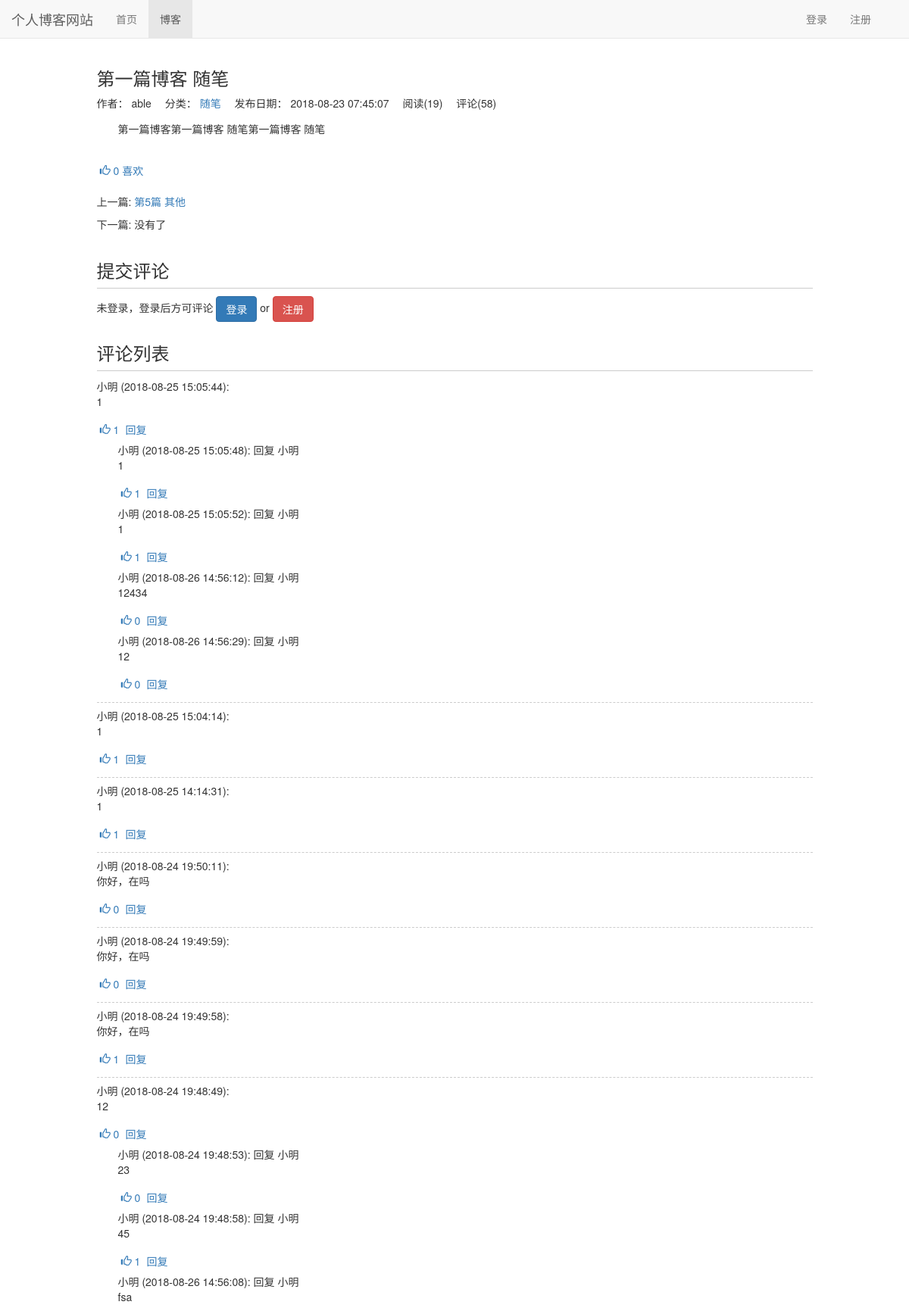
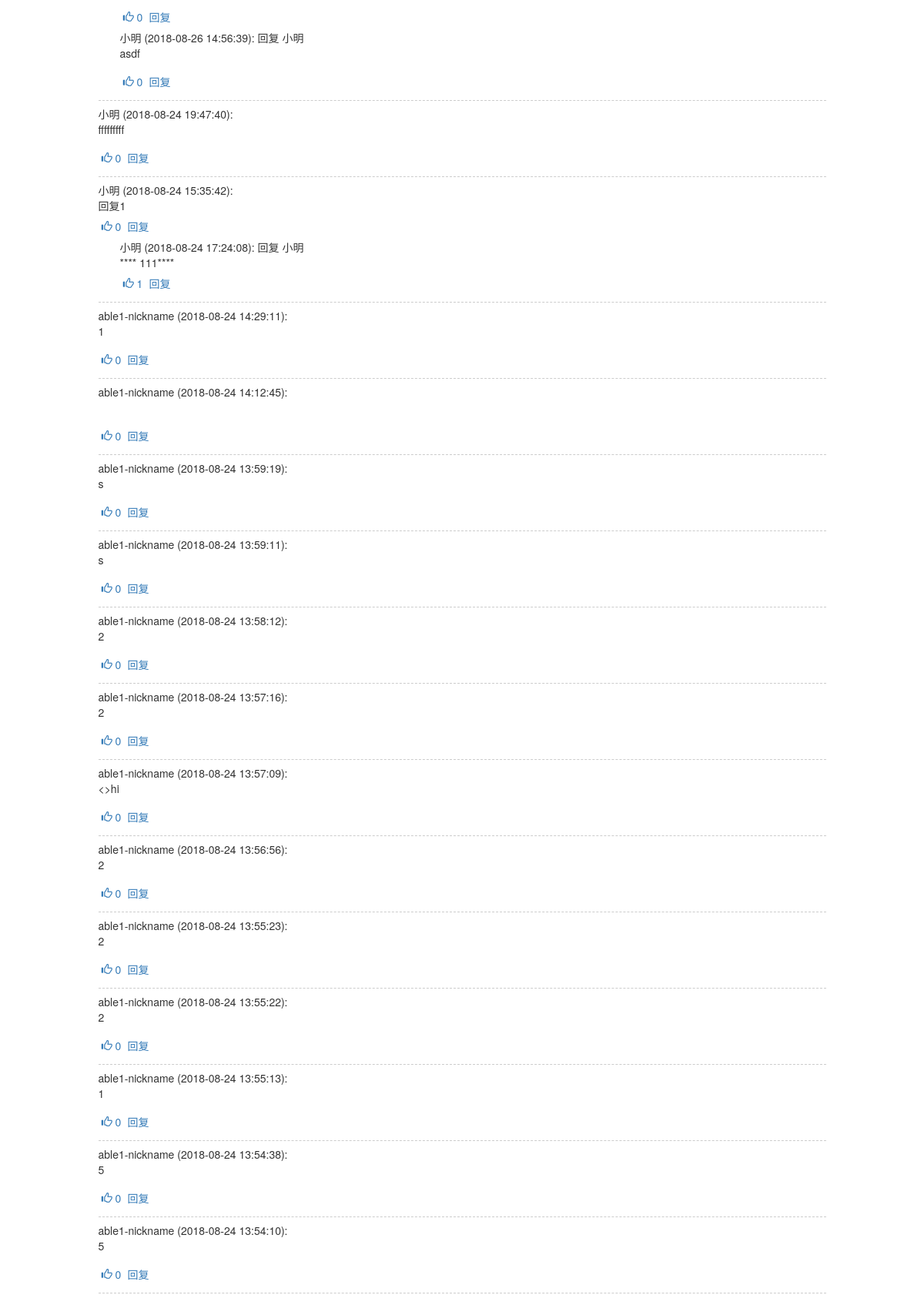
The page /blog/1 (upper part) on the database its author committed (2 pictures, top to bottom).
### blog/models.py (models this page shows, shortened)
class Blog(models.Model, ReadNumExpandMethod):  # 继承 方法
    title = models.CharField(max_length=50)
    blog_type = models.ForeignKey(BlogType, on_delete=models.CASCADE)
    content = RichTextUploadingField()
    author = models.ForeignKey(User, on_delete=models.CASCADE)
    read_details = GenericRelation(ReadDetail)
    created_time = models.DateTimeField(auto_now_add=True)
    last_updated_time = models.DateTimeField(auto_now=True)
    class Meta:
        ordering = ['created_time']

class BlogType(models.Model):
    type_name = models.CharField(max_length=15)
    def __str__(self):
        return self.type_name

### read_statistics/models.py (models this page shows)
class ReadNum(models.Model):
    read_num = models.IntegerField(default=0)
    content_type = models.ForeignKey(ContentType, on_delete=models.CASCADE)
    object_id = models.PositiveIntegerField()
    content_object = GenericForeignKey('content_type', 'object_id')

### likes/models.py (models this page shows)
class LikeCount(models.Model):
    content_type = models.ForeignKey(ContentType, on_delete=models.CASCADE)
    object_id = models.PositiveIntegerField()
    content_object = GenericForeignKey('content_type', 'object_id')
    liked_num = models.IntegerField(default=0)

### comment/models.py (models this page shows, shortened)
class Comment(models.Model):
    content_type = models.ForeignKey(ContentType, on_delete=models.CASCADE)
    object_id = models.PositiveIntegerField()
    content_object = GenericForeignKey('content_type', 'object_id')
    text = models.TextField()
    comment_time = models.DateTimeField(auto_now_add=True)
    user = models.ForeignKey(User, related_name='comments', on_delete=models.CASCADE)
    root = models.ForeignKey('self', related_name='root_comment', null=True, on_delete=models.CASCADE)
    parent = models.ForeignKey('self', related_name='parent_comment', null=True, on_delete=models.CASCADE)
    reply_to = models.ForeignKey(User, related_name='replies', null=True, on_delete=models.CASCADE)
    class Meta:
        ordering = ['comment_time'] # 时间逆序，最新的在最前面

### user/models.py (models this page shows, shortened)
class Profile(models.Model):
    user = models.OneToOneField(User, on_delete=models.CASCADE)
    nickname = models.CharField(max_length=20, verbose_name='昵称')

### blog/views.py (the view)
# urls.py: path('<int:blog_pk>', views.blog_detail, name='blog_detail'),
def blog_detail(request, blog_pk):
    blog = get_object_or_404(Blog, pk=blog_pk)
    read_cookie_key = read_statistics_one_read(request, blog)
    context = {}
    context['previous_blog'] = Blog.objects.filter(
        created_time__gt=blog.created_time).last()
    context['next_blog'] = Blog.objects.filter(
        created_time__lt=blog.created_time).first()
    context['blog'] = blog
    response = render(request, 'blog/blog_detail.html', context)
    response.set_cookie(read_cookie_key, 'true')  # 阅读cookie标记
    return response

### comment/templatetags/comment_tags.py (called while the page is built)
@register.simple_tag
def get_comment_count(obj):
    content_type = ContentType.objects.get_for_model(
        obj)  # 根据具体对象获取contenttype
    return Comment.objects.filter(
        content_type=content_type, object_id=obj.pk).count()

@register.simple_tag
def get_comment_list(obj):
    content_type = ContentType.objects.get_for_model(obj)
    comments = comments = Comment.objects.filter(
        content_type=content_type, object_id=obj.pk, parent=None)
    return comments.order_by('-comment_time')

### likes/templatetags/likes_tags.py (called while the page is built)
@register.simple_tag
def get_like_count(obj):
    content_type = ContentType.objects.get_for_model(obj)
    like_count, created = LikeCount.objects.get_or_create(
        content_type=content_type, object_id=obj.pk)
    return like_count.liked_num

@register.simple_tag(takes_context=True)  # 使用模版里面的变量
def get_like_status(context, obj):
    content_type = ContentType.objects.get_for_model(obj)
    user = context['user']
    if not user.is_authenticated:
        return ''
    if LikeRecord.objects.filter(
            content_type=content_type, object_id=obj.pk, user=user).exists():
        return 'active'
    else:
        return ''

@register.simple_tag
def get_content_type(obj):
    content_type = ContentType.objects.get_for_model(obj)
    return content_type.model

### read_statistics/models.py (called while the page is built)
    def get_read_num(self):
        try:
            ct = ContentType.objects.get_for_model(self)
            readnum = ReadNum.objects.get(content_type=ct, object_id=self.pk)
            return readnum.read_num
        except exceptions.ObjectDoesNotExist:
            return 0

### read_statistics/utils.py (called while the page is built)
def read_statistics_one_read(request, obj):
    ct = ContentType.objects.get_for_model(obj)
    key = '%s_%s_read' % (ct.model, obj.pk)  # cookie key
    if not request.COOKIES.get(key):
        readnum, created = ReadNum.objects.get_or_create(
            content_type=ct, object_id=obj.pk)
        readnum.read_num += 1
        readnum.save()
        date = timezone.now().date()
        readDetail, created = ReadDetail.objects.get_or_create(
            content_type=ct, object_id=obj.pk, date=date)
        readDetail.read_num += 1
        readDetail.save()
    return key

### user/context_processors.py (called while the page is built)
def login_modal_form(request):
    return {'login_modal_form': LoginForm()}

### user/models.py (called while the page is built)
def get_nickname_or_username(self):
    if Profile.objects.filter(user=self).exists():
        profile = Profile.objects.get(user=self)
        return profile.nickname
    else:
        return self.username

### blog/templates/blog/blog_detail.html (shortened to what this page needs)
{% extends "base.html" %}
{% block nav_blog_active %}active {% endblock nav_blog_active %}
{% load staticfiles %}
{% load comment_tags %}
{% load likes_tags %}
{% block header_extends %}
    <link rel="stylesheet" href="{% static 'blog/blog.css' %}">
{% endblock header_extends %}
{% block content %}
<div class="container">
    <div class="row">
        <div class="col-xs-10 col-xs-offset-1">
            <h3>{{ blog.title }}</h3>
            <ul class="blog-info-description" >
                <li>作者： {{ blog.author }}</li>
                <li>分类： <a href="{% url 'blogs_with_type' blog.blog_type.pk %}">{{ blog.blog_type }}</a></li>
                <li>发布日期： {{ blog.created_time|date:'Y-m-d H:i:s' }} </li>
                <li>阅读({{ blog.get_read_num }})</li>
                <li>评论({% get_comment_count blog %})</li>
            </ul>
            <div class="blog-content">{{ blog.content|safe }}</div>
            <div class="like" onclick="likeChange(this, '{% get_content_type blog %}', {{ blog.pk }})">
                <span class="glyphicon glyphicon-thumbs-up {% get_like_status  blog %}"></span>
                <span class="liked-num">{% get_like_count blog %}</span>
                <span>喜欢</span>
            </div>
            <div class="blog-more">
                <p>上一篇:
                    {% if previous_blog %}
                       <a href="{% url 'blog_detail' previous_blog.pk  %}">{{ previous_blog.title }}</a>
                    {% else %}
                        没有了
                    {% endif %}
                     </p>
                <p>下一篇:
                    {% if next_blog %}
                         <a href="{% url 'blog_detail' next_blog.pk  %}">{{ next_blog.title }}</a>
                    {% else %}
                        没有了
                    {% endif %}
                </p>
            </div>
        </div>
    </div>
    <div class="row">
        <div class="col-xs-10 col-xs-offset-1">
            <div class="comment-area">
            <h3 class="comment-area-title">提交评论</h3>
            {% if user.is_authenticated %}
                <form id="comment_form" action="{% url 'update_comment' %}" method="POST" style="overflow: hidden">
                    <label>{{ user.get_nickname_or_username }}，欢迎评论～</label>
                    <div id="reply_content_container" style="display: none;">
                        <p id="reply_title">回复：</p>
                        <div id="reply_content"> </div>
                    </div>
                    {% csrf_token %}
                    {% get_comment_form blog as comment_form %}
                    {% for field in comment_form %}
                        {{ field }}
                    {% endfor %}
                    <span id="comment_error" class="text-danger pull-left"></span>
                    <input type="submit" value="评论" class="btn btn-primary pull-right">
                </form>
            {% else %}
                未登录，登录后方可评论
                <a class="btn btn-primary" href="{% url 'login' %}?from={{ request.get_full_path }}">登录</a>
                <span>or</span>
                <a class="btn btn-danger" href="{% url 'register' %}?from={{ request.get_full_path }}">注册</a>
            {% endif %}
            </div>
            <div class="comment-area">
                <h3 class="comment-area-title">评论列表</h3>
                <div id="comment_list" >
                    {% get_comment_list blog as comments %}
                    {% for comment in comments  %}
                        <div id="root_{{ comment.pk }}" class="comment">
                            <span>{{ comment.user.get_nickname_or_username }}</span>
                            <span>({{ comment.comment_time | date:"Y-m-d H:i:s" }}):</span>
                            <div id="comment_{{ comment.pk }}">
                                {{ comment.text | safe }}
                            </div>
                            <div class="like" onclick="likeChange(this, '{% get_content_type comment %}', {{ comment.pk }})">
                                    <span class="glyphicon glyphicon-thumbs-up {% get_like_status comment %}"></span>
                                    <span class="liked-num">{% get_like_count comment %}</span>
                            </div>
                            <a href="javascript:reply({{ comment.pk }})">回复</a>
                            {% for reply in comment.root_comment.all  %}
                                <div class="reply">
                                    <span>{{ reply.user.get_nickname_or_username }}</span>
                                    <span>({{ reply.comment_time | date:"Y-m-d H:i:s" }}):</span>
                                    <span>回复</span>
                                    <span>{{ reply.reply_to.get_nickname_or_username }}</span>
                                    <div id="comment_{{ reply.pk }}">
                                        {{ reply.text|safe }}
                                    </div>
                                    <div class="like" onclick="likeChange(this, '{% get_content_type reply %}', {{ reply.pk }})">
                                            <span class="glyphicon glyphicon-thumbs-up {% get_like_status reply %}"></span>
                                            <span class="liked-num">{% get_like_count reply %}</span>
                                    </div>
                                    <a href="javascript:reply({{ reply.pk }})">回复</a>
                                </div>
                            {% endfor %}
                        </div>
                    {% empty %}
                        <span id='no_comment'>暂无评论</span>
                    {% endfor %}
                </div>
            </div>
        </div>
    </div>
</div>
{% endblock content %}

### static/base.css (style rules this page uses)
* { margin: 0; padding: 0; }
body { margin-top: 70px!important; }
ul { list-style: none; }

### blog/static/blog/blog.css (style rules this page uses)
ul.blog-info-description { list-style-type: none; margin-bottom: 1em; }
ul.blog-info-description li { display: inline-block; margin-right: 1em; }
div.blog-content { text-indent: 2em; margin-bottom: 2em; }
div.blog-more { margin-top: 1em; }
div.comment-area { margin-top: 2em; }
h3.comment-area-title { border-bottom: 1px solid #ccc; padding-bottom: 0.4em; }
div.comment { border-bottom: 1px dashed #ccc; margin-bottom: 0.5em; padding-bottom: 0.5em; }
div.reply { margin-left: 2em; }
div.like { color: #337ab7; cursor: pointer; display: inline-block; padding: 0.5em 0.3em; }

### rows shown on the page
Blog: title "第一篇博客 随笔", author "able", blog_type "随笔", created_time "2018-08-23 07:45:07", get_read_num "19", id "58", content "第一篇博客第一篇博客 随笔第一篇博客 随笔", id.liked_num "0"
Blog: title "第5篇 其他"
Comment: user.get_nickname_or_username "小明", comment_time "2018-08-25 15:05:44", text "1", id.liked_num "1"
Comment: user.get_nickname_or_username "小明", comment_time "2018-08-25 15:05:48", reply_to.get_nickname_or_username "小明", text "1", id.liked_num "1"
Comment: user.get_nickname_or_username "小明", comment_time "2018-08-25 15:05:52", reply_to.get_nickname_or_username "小明", text "1", id.liked_num "1"
Comment: user.get_nickname_or_username "小明", comment_time "2018-08-26 14:56:12", reply_to.get_nickname_or_username "小明", text "12434", id.liked_num "0"
Comment: user.get_nickname_or_username "小明", comment_time "2018-08-26 14:56:29", reply_to.get_nickname_or_username "小明", text "12", id.liked_num "0"
Comment: user.get_nickname_or_username "小明", comment_time "2018-08-25 15:04:14", text "1", id.liked_num "1"
Comment: user.get_nickname_or_username "小明", comment_time "2018-08-25 14:14:31", text "1", id.liked_num "1"
Comment: user.get_nickname_or_username "小明", comment_time "2018-08-24 19:50:11", text "你好，在吗", id.liked_num "0"
Comment: user.get_nickname_or_username "小明", comment_time "2018-08-24 19:49:59", text "你好，在吗", id.liked_num "0"
Comment: user.get_nickname_or_username "小明", comment_time "2018-08-24 19:49:58", text "你好，在吗", id.liked_num "1"
Comment: user.get_nickname_or_username "小明", comment_time "2018-08-24 19:48:49", text "12", id.liked_num "0"
Comment: user.get_nickname_or_username "小明", comment_time "2018-08-24 19:48:53", reply_to.get_nickname_or_username "小明", text "23", id.liked_num "0"
Comment: user.get_nickname_or_username "小明", comment_time "2018-08-24 19:48:58", reply_to.get_nickname_or_username "小明", text "45", id.liked_num "1"
Comment: user.get_nickname_or_username "小明", comment_time "2018-08-26 14:56:08", reply_to.get_nickname_or_username "小明", text "fsa", id.liked_num "0"
Comment: user.get_nickname_or_username "小明", comment_time "2018-08-26 14:56:39", reply_to.get_nickname_or_username "小明", text "asdf", id.liked_num "0"
Comment: user.get_nickname_or_username "小明", comment_time "2018-08-24 19:47:40", text "fffffffff", id.liked_num "0"
Comment: user.get_nickname_or_username "小明", comment_time "2018-08-24 15:35:42", text "回复1", id.liked_num "0"
Comment: user.get_nickname_or_username "小明", comment_time "2018-08-24 17:24:08", reply_to.get_nickname_or_username "小明", text "**** 111****", id.liked_num "1"
Comment: user.get_nickname_or_username "able1-nickname", comment_time "2018-08-24 14:29:11", text "1", id.liked_num "0"
Comment: user.get_nickname_or_username "able1-nickname", comment_time "2018-08-24 14:12:45", id.liked_num "0"
Comment: user.get_nickname_or_username "able1-nickname", comment_time "2018-08-24 13:59:19", text "s", id.liked_num "0"
Comment: user.get_nickname_or_username "able1-nickname", comment_time "2018-08-24 13:59:11", text "s", id.liked_num "0"
Comment: user.get_nickname_or_username "able1-nickname", comment_time "2018-08-24 13:58:12", text "2", id.liked_num "0"
Comment: user.get_nickname_or_username "able1-nickname", comment_time "2018-08-24 13:57:16", text "2", id.liked_num "0"
Comment: user.get_nickname_or_username "able1-nickname", comment_time "2018-08-24 13:57:09", text "<>hi", id.liked_num "0"
Comment: user.get_nickname_or_username "able1-nickname", comment_time "2018-08-24 13:56:56", text "2", id.liked_num "0"
Comment: user.get_nickname_or_username "able1-nickname", comment_time "2018-08-24 13:55:23", text "2", id.liked_num "0"
Comment: user.get_nickname_or_username "able1-nickname", comment_time "2018-08-24 13:55:22", text "2", id.liked_num "0"
Comment: user.get_nickname_or_username "able1-nickname", comment_time "2018-08-24 13:55:13", text "1", id.liked_num "0"
Comment: user.get_nickname_or_username "able1-nickname", comment_time "2018-08-24 13:54:38", text "5", id.liked_num "0"
Comment: user.get_nickname_or_username "able1-nickname", comment_time "2018-08-24 13:54:10", text "5", id.liked_num "0"
